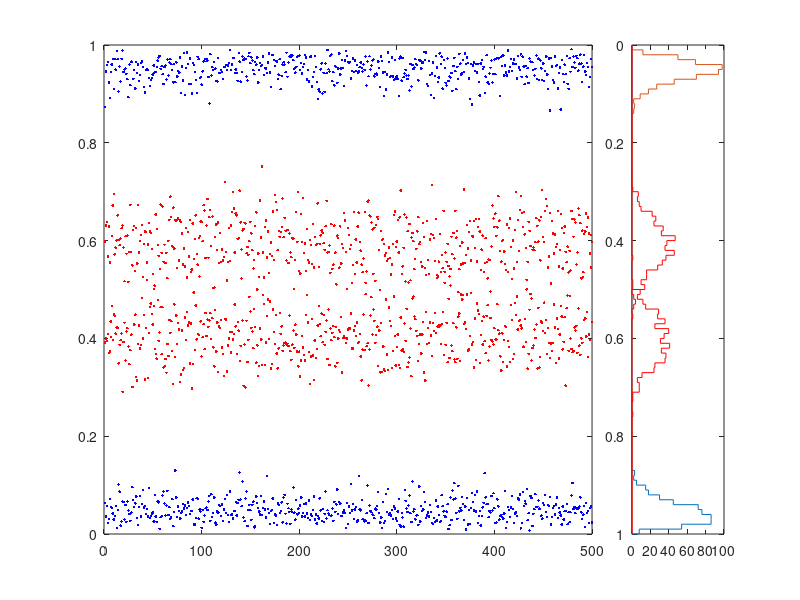

Here is the MATLAB script that generated this plot: (Note: this script raises an error after producing the figure.)
N=500;
yt1=betarnd(96,5,N,1);
yt2=betarnd(5,96,N,1);
yn1=betarnd(61,41,N,1);
yn2=betarnd(41,61,N,1);
x=1:N;
b=0:0.01:1
nt1=hist(yt1,b);
nt2=hist(yt2,b);
nn1=hist(yn1,b);
nn2=hist(yn2,b);

subplot(1,10,1:8)
plot(x,yt1,'b.',x,yt2,'b.',x,yn1,'r.',x,yn2,'r.')
subplot(1,10,9:10)
stairs(b,nt1); hold on; stairs(b,nt2); stairs(b,nn1,'color','r'); stairs(b,nn2,'color','r'); hold off
view(90,90)
set(gca,'xticklab',[])